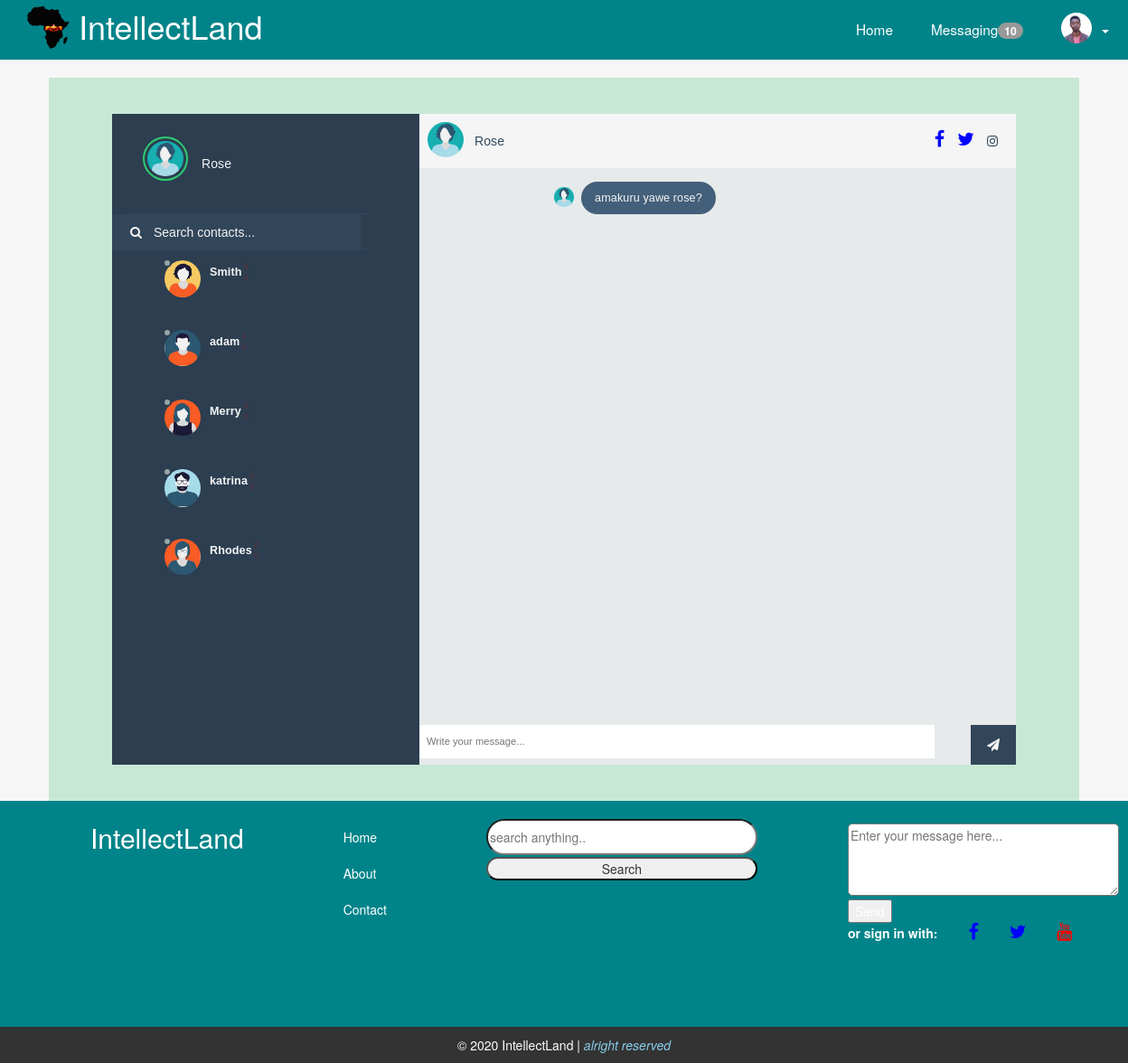
Screenshot of /Unwanted/message.php (signed in) with the database file from the repository.
### tables this page shows
CREATE TABLE `chat_users` (
  `userid` int(11) NOT NULL,
  `username` varchar(255) NOT NULL,
  `password` varchar(255) NOT NULL,
  `avatar` varchar(255) NOT NULL,
  `current_session` int(11) NOT NULL,
  `online` int(11) NOT NULL
);

CREATE TABLE `chat` (
  `chatid` int(11) NOT NULL,
  `sender_userid` int(11) NOT NULL,
  `reciever_userid` int(11) NOT NULL,
  `message` text NOT NULL,
  `timestamp` timestamp NOT NULL DEFAULT CURRENT_TIMESTAMP,
  `status` int(1) NOT NULL
);

### Unwanted/message.php (the view, shortened to what this page needs)
<!DOCTYPE html>
<html>
<head>
    <link rel="stylesheet" href="css/bootstrap.min.css">
	<link rel="stylesheet" href="https://cdnjs.cloudflare.com/ajax/libs/font-awesome/4.7.0/css/font-awesome.min.css">
	<link rel="stylesheet" href="css/jquery.fadeshow-0.1.1.min.css"/>
    <link rel='stylesheet prefetch' href='https://cdnjs.cloudflare.com/ajax/libs/font-awesome/4.6.2/css/font-awesome.min.css'>
    <link rel="stylesheet" type="text/css" href="css/home.css">
  <link rel="stylesheet" type="text/css" href="css/responsive.css">
<link href="css/style.css" rel="stylesheet">
  <link rel="stylesheet" type="text/css" href="css/chat.css">
</head>
<body>
	<header>
	<div class="logo">
		<?php echo'<a href="home.php" class="logo-link">
		<img src="img/logo.png">
		<h1 class="logo-text">IntellectLand</h1>
	</a>'?>
	</div>
	<ul class="nav">
		<li><?php echo'<a href="home.php">Home</a>'?></li>
		<li><?php echo'<a href="#">Messaging<span class="badge top">10</span></a>'?></li>
		<li><a href="#">
    <img src="img/passport.jpg" class="nav-avatar" />
      <b class="caret"></b></a>
  </li>
	</ul>
</header>
<div class="container">
  <br>
  <?php if(isset($_SESSION['userid']) && $_SESSION['userid']) { ?>
    <div class="chat">
      <div id="frame">
        <div id="sidepanel">
          <div id="profile">
          <?php
          include ('Chat.php');
          $chat = new Chat();
          $loggedUser = $chat->getUserDetails($_SESSION['userid']);
          echo '<div class="wrap">';
          $currentSession = '';
          foreach ($loggedUser as $user) {
            $currentSession = $user['current_session'];
            echo '<img id="profile-img" src="userpics/'.$user['avatar'].'" class="online" alt="" />';
            echo  '<p>'.$user['username'].'</p>';
          }
          echo '</div>';
          ?>
          </div>
          <div id="search">
            <label for=""><i class="fa fa-search" aria-hidden="true"></i></label>
            <input type="text" placeholder="Search contacts..." />
          </div>
          <div id="contacts">
          <?php
          echo '<ul>';
          $chatUsers = $chat->chatUsers($_SESSION['userid']);
          foreach ($chatUsers as $user) {
            $status = 'offline';
            $activeUser = '';
            echo '<li id="'.$user['userid'].'" class="contact '.$activeUser.'" data-touserid="'.$user['userid'].'" data-tousername="'.$user['username'].'">';
            echo '<div class="wrap">';
            echo '<span id="status_'.$user['userid'].'" class="contact-status '.$status.'"></span>';
            echo '<img src="userpics/'.$user['avatar'].'" alt="" />';
            echo '<div class="meta">';
            echo '<p class="name">'.$user['username'].'<span id="unread_'.$user['userid'].'" class="unread">'.$chat->getUnreadMessageCount($user['userid'], $_SESSION['userid']).'</span></p>';
            echo '<p class="preview"><span id="isTyping_'.$user['userid'].'" class="isTyping"></span></p>';
            echo '</div>';
            echo '</div>';
            echo '</li>';
          }
          echo '</ul>';
          ?>
          </div>
        </div>
        <div class="content" id="content">
          <div class="contact-profile" id="userSection">
          <?php
          $userDetails = $chat->getUserDetails($currentSession);
          foreach ($userDetails as $user) {
            echo '<img src="userpics/'.$user['avatar'].'" alt="" />';
              echo '<p>'.$user['username'].'</p>';
              echo '<div class="social-media">';
                echo '<i class="fa fa-facebook" aria-hidden="true"></i>';
                echo '<i class="fa fa-twitter" aria-hidden="true"></i>';
                 echo '<i class="fa fa-instagram" aria-hidden="true"></i>';
              echo '</div>';
          }
          ?>
          </div>
          <div class="messages" id="conversation">
          <?php
          echo $chat->getUserChat($_SESSION['userid'], $currentSession);
          ?>
          </div>
          <div class="message-input" id="replySection">
            <div class="message-input" id="replyContainer">
              <div class="wrap">
                <input type="text" class="chatMessage" id="chatMessage<?php echo $currentSession; ?>" placeholder="Write your message..." />
                <button class="submit chatButton" id="chatButton<?php echo $currentSession; ?>"><i class="fa fa-paper-plane" aria-hidden="true"></i></button>
              </div>
            </div>
          </div>
        </div>
      </div>
    </div>
  <?php } else { ?>
  <?php } ?>
</div>
      <div class="footer">
    <div class="title">
      <p>IntellectLand</p>
    </div>
    <div>
    <ul class="nav" id="nav">
      <li id="footer-nav"><a href="#">Home</a></li>
      <li id="footer-nav"><a href="#">About</a></li>
      <li id="footer-nav"><a href="#">Contact</a></li>
    </ul>
    </div>
    <div class="search">
      <input type="text" id="search" placeholder="search anything.."><br>
      <button class="btn btn-secondary">Search</button>
    </div>
    <div class="message-area">
      <textarea id="message" placeholder="Enter your message here..."></textarea><br>
      <button class="btn btn-primary">Send</button><br>
      <span><label>or sign in with:</label></span>
      <i class="fa fa-facebook"></i>
      <i class="fa fa-twitter"></i>
      <i class="fa fa-youtube"></i>
    </div>
  </div>
  <footer>
    <span>&copy 2020 IntellectLand | <i>alright reserved</i></span>
  </footer>
</body>
</html>

### Unwanted/Chat.php (shortened to what this page needs)
<?php
class Chat{
    private $host  = 'localhost';
    private $user  = 'root';
    private $password   = "";
    private $database  = "live-chat";
    private $chatTable = 'chat';
	private $chatUsersTable = 'chat_users';
	private $dbConnect = false;
    public function __construct(){
        if(!$this->dbConnect){
            $conn = new mysqli($this->host, $this->user, $this->password, $this->database);
            if($conn->connect_error){
                die("Error failed to connect to MySQL: " . $conn->connect_error);
            }else{
                $this->dbConnect = $conn;
            }
        }
    }
	private function getData($sqlQuery) {
		$result = mysqli_query($this->dbConnect, $sqlQuery);
		$data= array();
		while ($row = mysqli_fetch_array($result, MYSQLI_ASSOC)) {
			$data[]=$row;
		}
		return $data;
	}
	public function chatUsers($userid){
		$sqlQuery = "
			SELECT * FROM ".$this->chatUsersTable."
			WHERE userid != '$userid'";
		return  $this->getData($sqlQuery);
	}
	public function getUserDetails($userid){
		$sqlQuery = "
			SELECT * FROM ".$this->chatUsersTable."
			WHERE userid = '$userid'";
		return  $this->getData($sqlQuery);
	}
	public function getUserAvatar($userid){
		$sqlQuery = "
			SELECT avatar
			FROM ".$this->chatUsersTable."
			WHERE userid = '$userid'";
		$userResult = $this->getData($sqlQuery);
		$userAvatar = '';
		foreach ($userResult as $user) {
			$userAvatar = $user['avatar'];
		}
		return $userAvatar;
	}
	public function getUserChat($from_user_id, $to_user_id) {
		$fromUserAvatar = $this->getUserAvatar($from_user_id);
		$toUserAvatar = $this->getUserAvatar($to_user_id);
		$sqlQuery = "
			SELECT * FROM ".$this->chatTable."
			WHERE (sender_userid = '".$from_user_id."'
			AND reciever_userid = '".$to_user_id."')
			OR (sender_userid = '".$to_user_id."'
			AND reciever_userid = '".$from_user_id."')
			ORDER BY timestamp ASC";
		$userChat = $this->getData($sqlQuery);
		$conversation = '<ul>';
		foreach($userChat as $chat){
			if($chat["sender_userid"] == $from_user_id) {
				$conversation .= '<li class="sent">';
				$conversation .= '<img width="22px" height="22px" src="userpics/'.$fromUserAvatar.'" alt="" />';
			} else {
				$conversation .= '<li class="replies">';
				$conversation .= '<img width="22px" height="22px" src="userpics/'.$toUserAvatar.'" alt="" />';
			}
			$conversation .= '<p>'.$chat["message"].'</p>';
			$conversation .= '</li>';
		}
		$conversation .= '</ul>';
		return $conversation;
	}
}
?>

### css/home.css (style rules this page uses)
* { box-sizing: border-box; }
body { padding: 0px; margin: 0px; background-color: #f6f6f6; }
header { background-color: #008489; height: 66px; }
header * { color: #fff; }
header .logo { float: left; display: inline-flex; height: inherit; margin-left: 2em; }
header .logo-link { display: inline-flex; text-decoration: none; }
header .logo img { height: 50px; width: 50px; margin-top: 5px; }
header .logo-text { margin: 9px; }
header ul { float: right; margin: 0px; padding: 0px; list-style: none; }
header ul li { float: left; position: relative; }
header ul li a { display: block; padding: 21px; font-size: 1.1em; text-decoration: none; }
.nav-avatar { width: 34px; height: 34px; margin: -7px 5px 0 0; -webkit-border-radius: 50%; -moz-border-radius: 50%; border-radius: 50% }
.footer { margin: 0px; padding: 0px; width: 100%; height: 250px; background-color: #008489; font-weight: 400; color: #fff; display: inline-flex; }
.title { margin-left: 100px; margin-top: 20px; font-size: 30px; }
#nav { margin-left: 100px; display: block; margin-top: 20px; }
#footer-nav { display: block; padding: 10px; }
#footer-nav a { color: #fff; font-size: 14px; }
.search { margin-left: 100px; margin-top: 20px; }
#search { width: 300px; height: 40px; margin-bottom: 2px; border-radius: 20px; }
.btn-secondary { width: 300px; border-radius: 30px; color: #333; }
.message-area { margin-left: 100px; margin-top: 25px; }
#message { height: 80px; width: 300px; border-radius: 5px; }
.fa-facebook, .fa-twitter, .fa-youtube { font-size: 20px; margin-left: 30px; }
.fa-twitter, .fa-facebook { color: blue; }
.fa-youtube { color: red; }
footer { background-color: #333; color: #fff; width: 100%; padding: 10px; text-align: center; }
footer i { color: skyblue; }

### css/responsive.css (style rules this page uses)
@media (min-width:1200px) { .container,.navbar-static-top .container,.navbar-fixed-top .container,.navbar-fixed-bottom .container { width:1170px; } }
@media (min-width:1200px) { input,textarea,.uneditable-input { margin-left:0; } }

### css/chat.css (style rules this page uses)
* { box-sizing: border-box; }
body { padding: 0px; margin: 0px; background-color: #f6f6f6; }
header { background-color: #008489; height: 66px; }
header * { color: #fff; }
header .logo { float: left; display: inline-flex; height: inherit; margin-left: 2em; }
header .logo-link { display: inline-flex; text-decoration: none; }
header .logo img { height: 50px; width: 50px; margin-top: 5px; }
header .logo-text { margin: 9px; }
header ul { float: right; margin: 0px; padding: 0px; list-style: none; }
header ul li { float: left; position: relative; }
header ul li a { display: block; padding: 21px; font-size: 1.1em; text-decoration: none; }
.nav-avatar { width: 34px; height: 34px; margin: -7px 5px 0 0; -webkit-border-radius: 50%; -moz-border-radius: 50%; border-radius: 50% }
footer { background-color: #333; color: #fff; width: 100%; padding: 10px; text-align: center; }
footer i { color: skyblue; }

### rows the page displays
chat_users: avatar (picture), username "Rose"
chat_users: avatar (picture), username "Smith"
chat_users: avatar (picture), username "adam"
chat_users: avatar (picture), username "Merry"
chat_users: avatar (picture), username "katrina"
chat_users: avatar (picture), username "Rhodes"
chat: chat_users.current_session+avatar (picture), message "amakuru yawe rose?"
